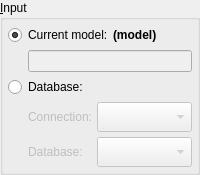
               <widget class="QGroupBox" name="input_gb">
                <property name="sizePolicy">
                 <sizepolicy hsizetype="Expanding" vsizetype="Fixed">
                  <horstretch>0</horstretch>
                  <verstretch>0</verstretch>
                 </sizepolicy>
                </property>
                <property name="minimumSize">
                 <size>
                  <width>0</width>
                  <height>0</height>
                 </size>
                </property>
                <property name="title">
                 <string>&amp;Input</string>
                </property>
                <property name="flat">
                 <bool>false</bool>
                </property>
                <property name="checkable">
                 <bool>false</bool>
                </property>
                <layout class="QVBoxLayout" name="verticalLayout_7">
                 <property name="spacing">
                  <number>5</number>
                 </property>
                 <property name="leftMargin">
                  <number>5</number>
                 </property>
                 <property name="topMargin">
                  <number>5</number>
                 </property>
                 <property name="rightMargin">
                  <number>5</number>
                 </property>
                 <property name="bottomMargin">
                  <number>5</number>
                 </property>
                 <item>
                  <layout class="QHBoxLayout" name="horizontalLayout_3">
                   <property name="spacing">
                    <number>0</number>
                   </property>
                   <item>
                    <widget class="QRadioButton" name="src_model_rb">
                     <property name="sizePolicy">
                      <sizepolicy hsizetype="Preferred" vsizetype="Fixed">
                       <horstretch>0</horstretch>
                       <verstretch>0</verstretch>
                      </sizepolicy>
                     </property>
                     <property name="text">
                      <string>Current model:</string>
                     </property>
                     <property name="checked">
                      <bool>true</bool>
                     </property>
                    </widget>
                   </item>
                   <item>
                    <widget class="QLabel" name="src_model_name_lbl">
                     <property name="sizePolicy">
                      <sizepolicy hsizetype="Expanding" vsizetype="Preferred">
                       <horstretch>0</horstretch>
                       <verstretch>0</verstretch>
                      </sizepolicy>
                     </property>
                     <property name="font">
                      <font>
                       <italic>false</italic>
                       <bold>true</bold>
                      </font>
                     </property>
                     <property name="text">
                      <string>(model)</string>
                     </property>
                     <property name="indent">
                      <number>-1</number>
                     </property>
                     <property name="textInteractionFlags">
                      <set>Qt::TextInteractionFlag::TextSelectableByKeyboard|Qt::TextInteractionFlag::TextSelectableByMouse</set>
                     </property>
                    </widget>
                   </item>
                  </layout>
                 </item>
                 <item>
                  <layout class="QHBoxLayout" name="horizontalLayout_2">
                   <property name="spacing">
                    <number>5</number>
                   </property>
                   <property name="leftMargin">
                    <number>20</number>
                   </property>
                   <property name="bottomMargin">
                    <number>0</number>
                   </property>
                   <item>
                    <widget class="QLineEdit" name="src_model_name_edt">
                     <property name="enabled">
                      <bool>false</bool>
                     </property>
                     <property name="readOnly">
                      <bool>true</bool>
                     </property>
                    </widget>
                   </item>
                  </layout>
                 </item>
                 <item>
                  <widget class="QRadioButton" name="src_database_rb">
                   <property name="minimumSize">
                    <size>
                     <width>0</width>
                     <height>0</height>
                    </size>
                   </property>
                   <property name="text">
                    <string>Database:</string>
                   </property>
                  </widget>
                 </item>
                 <item>
                  <widget class="QWidget" name="src_database_wgt" native="true">
                   <property name="enabled">
                    <bool>false</bool>
                   </property>
                   <property name="minimumSize">
                    <size>
                     <width>50</width>
                     <height>30</height>
                    </size>
                   </property>
                   <layout class="QGridLayout" name="gridLayout_13">
                    <property name="leftMargin">
                     <number>20</number>
                    </property>
                    <property name="topMargin">
                     <number>0</number>
                    </property>
                    <property name="rightMargin">
                     <number>0</number>
                    </property>
                    <property name="bottomMargin">
                     <number>0</number>
                    </property>
                    <property name="spacing">
                     <number>5</number>
                    </property>
                    <item row="0" column="1">
                     <widget class="QComboBox" name="src_connections_cmb">
                      <property name="enabled">
                       <bool>false</bool>
                      </property>
                      <property name="sizePolicy">
                       <sizepolicy hsizetype="Expanding" vsizetype="Fixed">
                        <horstretch>0</horstretch>
                        <verstretch>0</verstretch>
                       </sizepolicy>
                      </property>
                      <property name="sizeAdjustPolicy">
                       <enum>QComboBox::SizeAdjustPolicy::AdjustToMinimumContentsLengthWithIcon</enum>
                      </property>
                      <property name="iconSize">
                       <size>
                        <width>22</width>
                        <height>22</height>
                       </size>
                      </property>
                     </widget>
                    </item>
                    <item row="0" column="0">
                     <widget class="QLabel" name="src_connection_lbl">
                      <property name="enabled">
                       <bool>false</bool>
                      </property>
                      <property name="text">
                       <string>Connection:</string>
                      </property>
                     </widget>
                    </item>
                    <item row="1" column="0">
                     <widget class="QLabel" name="src_database_lbl">
                      <property name="enabled">
                       <bool>false</bool>
                      </property>
                      <property name="sizePolicy">
                       <sizepolicy hsizetype="Minimum" vsizetype="Preferred">
                        <horstretch>0</horstretch>
                        <verstretch>0</verstretch>
                       </sizepolicy>
                      </property>
                      <property name="text">
                       <string>Database:</string>
                      </property>
                      <property name="indent">
                       <number>-1</number>
                      </property>
                     </widget>
                    </item>
                    <item row="1" column="1">
                     <widget class="QComboBox" name="src_database_cmb">
                      <property name="enabled">
                       <bool>false</bool>
                      </property>
                      <property name="sizePolicy">
                       <sizepolicy hsizetype="Expanding" vsizetype="Fixed">
                        <horstretch>0</horstretch>
                        <verstretch>0</verstretch>
                       </sizepolicy>
                      </property>
                      <property name="sizeAdjustPolicy">
                       <enum>QComboBox::SizeAdjustPolicy::AdjustToMinimumContentsLengthWithIcon</enum>
                      </property>
                      <property name="iconSize">
                       <size>
                        <width>22</width>
                        <height>22</height>
                       </size>
                      </property>
                     </widget>
                    </item>
                   </layout>
                  </widget>
                 </item>
                </layout>
               </widget>
